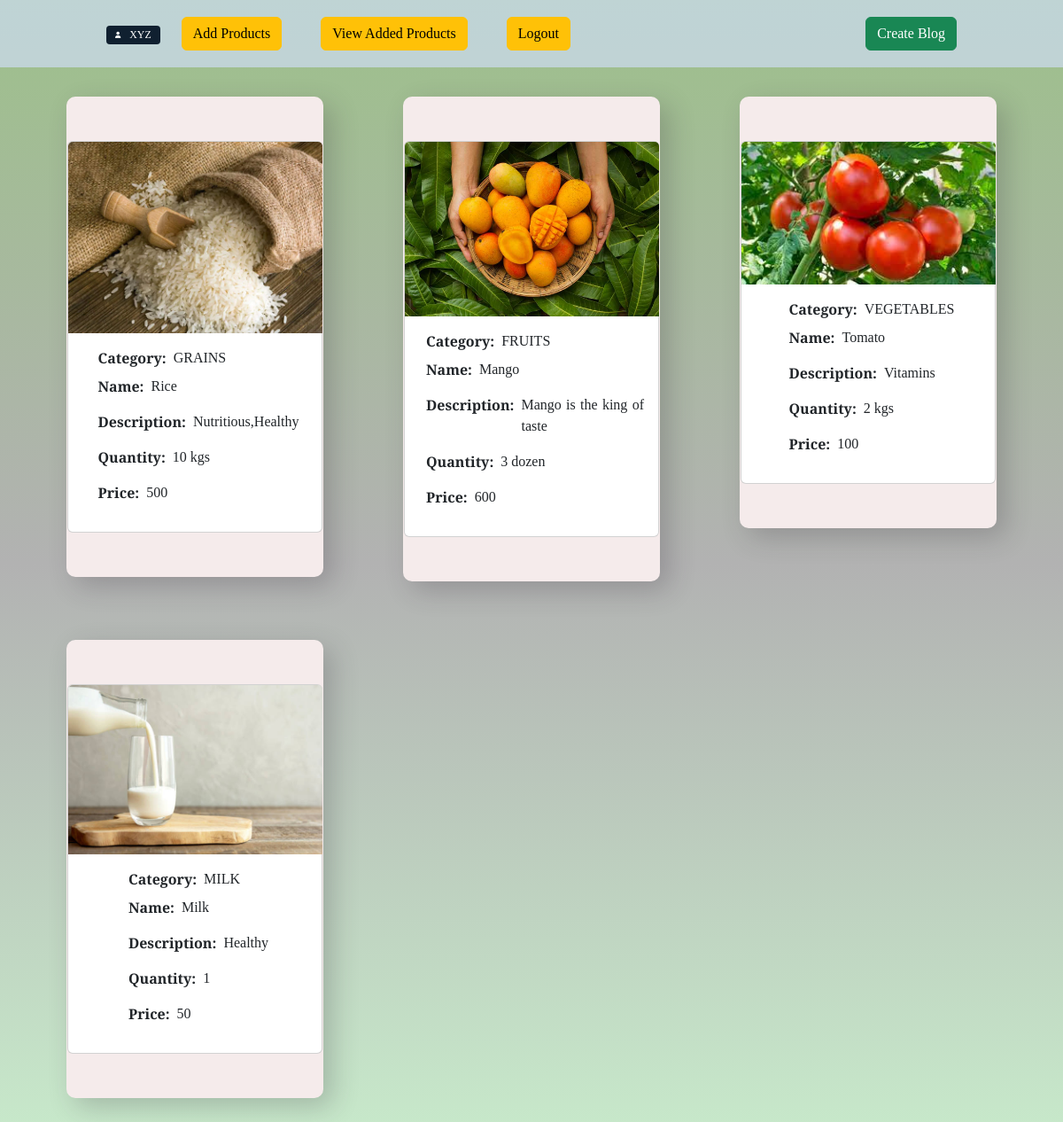
/users/view_products.php (signed in), run on the app's committed database.
### tables this page shows
CREATE TABLE `products` (
  `id` int(11) NOT NULL,
  `farmer_id` int(11) NOT NULL,
  `category` enum('grains','fruits','vegetables','milk') NOT NULL,
  `pname` varchar(255) NOT NULL,
  `pdesc` varchar(255) NOT NULL,
  `pquantype` enum('dozen','kgs','ltr','') NOT NULL,
  `pquan` int(20) NOT NULL,
  `pprice` bigint(50) NOT NULL,
  `pimage` text NOT NULL
);

### users/view_products.php (the view, shortened to what this page needs)
<?php
include('../conn.php');
$user_id = $_SESSION['user_info']['id'];
?>
<html lang="en">
<head>
  <link rel="stylesheet" href="https://unpkg.com/aos@next/dist/aos.css" />
</head>
<body>
  <div class="header">
    <div class="links">
      <span class="name"><i class="fa fa-user"></i><?php echo $_SESSION['user_info']['name']; ?></span>
      <a href="add_products.php" class="btn btn-warning">Add Products</a>
      <a href="view_products.php" class="btn btn-warning">View Added Products</a>
      <a href="logout.php" class="btn btn-warning">Logout</a>
    </div>
    <div class="create-blog">
      <a href="create_blog.php" class="btn btn-success" type="button">Create Blog</a>
    </div>
  </div>
  <div class="container text-center" data-aos="fade-up" data-aos-duration="2000">
    <div class="row">
      <?php
      $sql = "SELECT * FROM products WHERE farmer_id = $user_id";
      $result = mysqli_query($conn, $sql);
      if (mysqli_num_rows($result) > 0) {
        while ($row = mysqli_fetch_assoc($result)) {
      ?>
          <div class="col-md-4">
            <div class="blogs">
              <div class="crdcont">
                <div class="card" style="width: 18rem">
                  <img src="../images/<?php echo $row['pimage']; ?>" class="card-img-top" alt="..." />
                  <div class="card-body">
                    <div class="info">
                      <span>Category:</span>
                      <p class="card-title"><?php echo strtoupper(substr($row['category'], 0)); ?></p>
                    </div>
                    <div class="info">
                      <span>Name:</span>
                      <p class="heading"><?php echo $row['pname'] ?></p>
                    </div>
                    <div class="info">
                      <span>Description:</span>
                      <p class="description"><?php echo $row['pdesc'] ?></p>
                    </div>
                    <div class="info">
                      <span>Quantity:</span>
                      <p class="heading"><?php echo $row['pquan'] . " " . $row['pquantype'] ?></p>
                    </div>
                    <div class="info">
                      <span>Price:</span>
                      <p class="heading"><?php echo $row['pprice'] ?></p>
                    </div>
                  </div>
                </div>
              </div>
            </div>
          </div>
      <?php
        }
      } else {
        echo "0 results";
      }
      ?>
    </div>
  </div>
</body>
</html>

### data on the page
products: pimage (picture), category "GRAINS", pname "Rice", pdesc "Nutritious,Healthy", pquan "10", pquantype "kgs", pprice "500"
products: pimage (picture), category "FRUITS", pname "Mango", pdesc "Mango is the king of taste", pquan "3", pquantype "dozen", pprice "600"
products: pimage (picture), category "VEGETABLES", pname "Tomato", pdesc "Vitamins", pquan "2", pquantype "kgs", pprice "100"
products: pimage (picture), category "MILK", pname "Milk", pdesc "Healthy", pquan "1", pprice "50"

### other printed values
$_SESSION['user_info']['name'] "XYZ"
